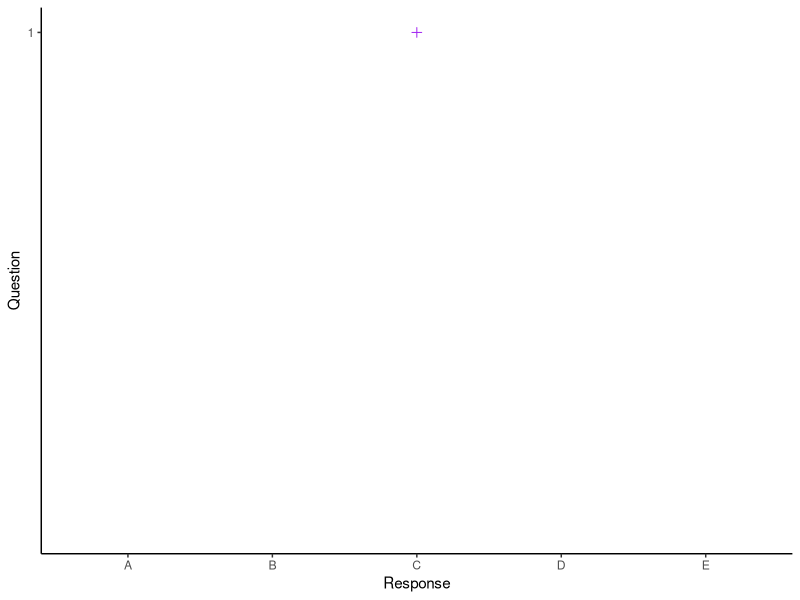
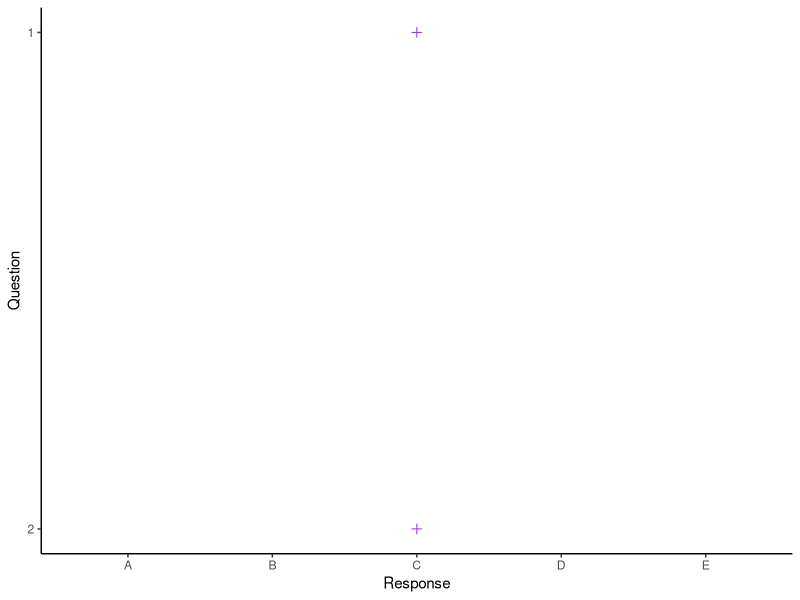
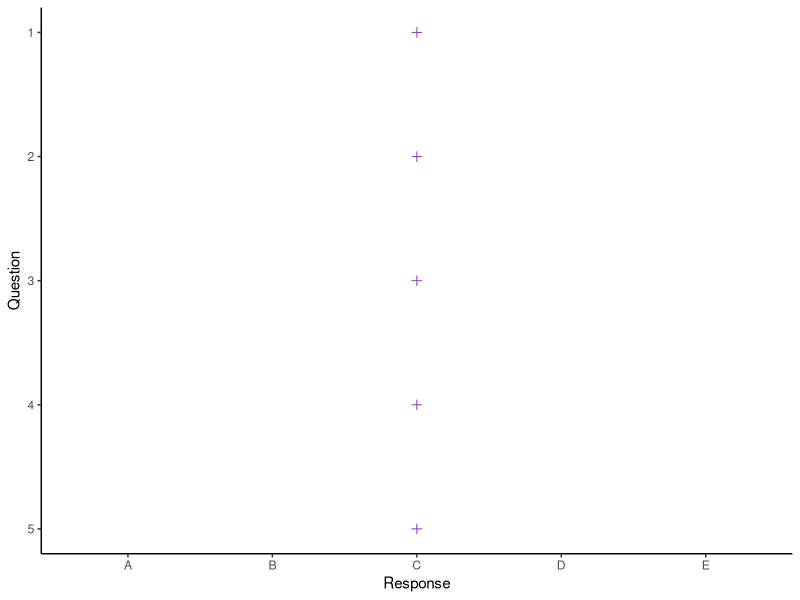
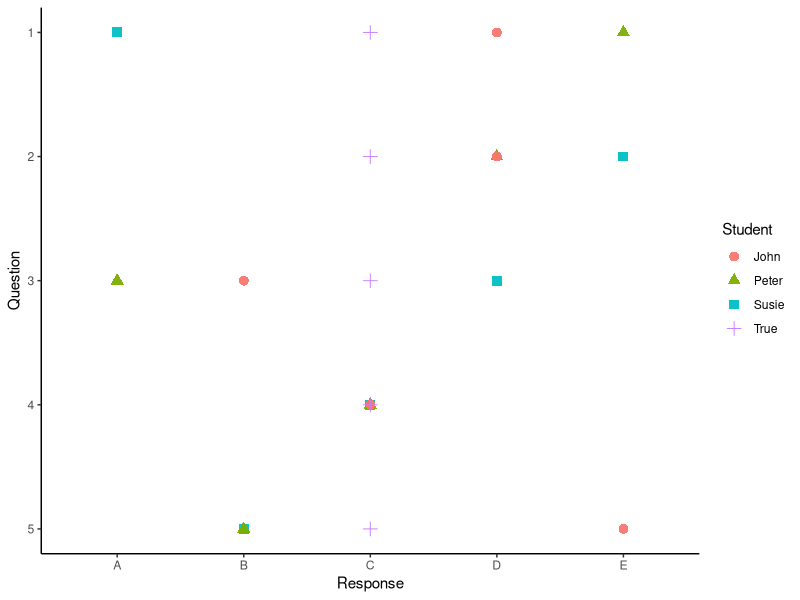
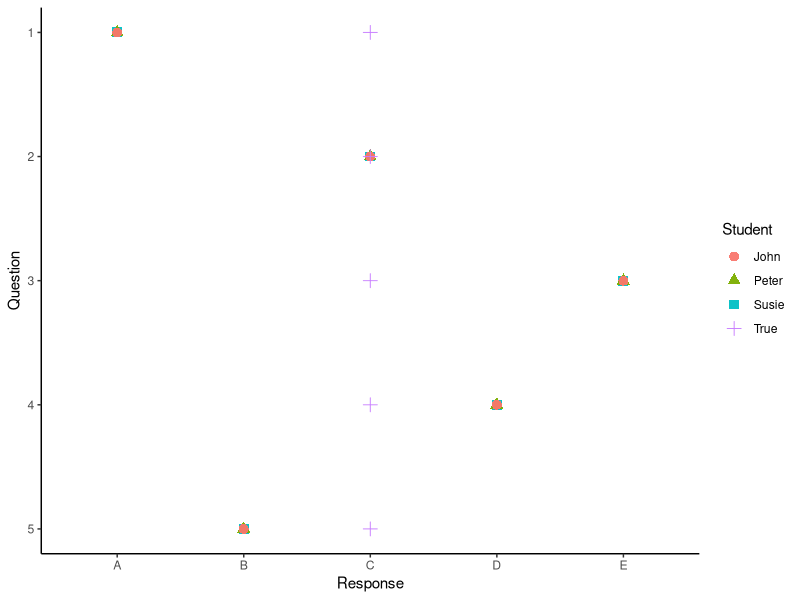

Write R code to recreate these figures, in order.
## ---- chunk 1
knitr::opts_chunk$set(echo = F, warning = F, message = F, cache = T)
library(ggplot2)
## ---- chunk 2
# correct response for question 1 is C
df2 <- data.frame(
  'Question' = c(NA, NA, 1, NA, NA),
  'Response' = c('A', 'B', 'C', 'D', 'E')
)
ggplot(df2, aes(x = Response, y = Question)) + 
  geom_point(color = 'purple', shape = 'plus', size = 2) + 
  theme_classic() + 
  scale_y_continuous(limits = c(0.8, 1), breaks = c(1))

## ---- chunk 3
# correct response for question 2 is also C
df3 <- data.frame(
  'Question' = c(NA, NA, 1, NA, NA,
                 NA, NA, 2, NA, NA),
  'Response' = c('A', 'B', 'C', 'D', 'E',
                 'A', 'B', 'C', 'D', 'E')
)
ggplot(df3, aes(x = Response, y = Question)) + 
  geom_point(color = 'purple', shape = 'plus', size = 2) + 
  theme_classic() + 
  scale_y_reverse(breaks = c(1,2))

## ---- chunk 4

# and all the way through question 5, the correct response is always C
df4 <- data.frame(
  'Question' = c(NA, NA, 1, NA, NA,
                 NA, NA, 2, NA, NA,
                 NA, NA, 3, NA, NA,
                 NA, NA, 4, NA, NA, 
                 NA, NA, 5, NA, NA),
  'Response' = c('A', 'B', 'C', 'D', 'E',
                 'A', 'B', 'C', 'D', 'E',
                 'A', 'B', 'C', 'D', 'E',
                 'A', 'B', 'C', 'D', 'E',
                 'A', 'B', 'C', 'D', 'E')
)
ggplot(df4, aes(x = Response, y = Question)) + 
  geom_point(color = 'purple', shape = 'plus', size = 2) + 
  theme_classic() + 
  scale_y_reverse(breaks = c(1,2,3,4,5))

## ---- chunk 5
df <- data.frame(
  'Question' = c(rep(1, 4),
                 rep(2, 4),
                 rep(3, 4),
                 rep(4, 4),
                 rep(5, 4)),
  'Student' = c(rep(c('Susie', 'Peter', 'John', 'True'), 5)),
  'Response' = c(1,5,4,3,
                 5,4,4,3,
                 4,1,2,3,
                 3,3,3,3,
                 2,2,5,3)
)

df$Response <- as.character(df$Response)

ggplot(df, aes(x = Response, y = Question, color = Student, shape = Student)) + 
  geom_point(size = 3, alpha = 0.95) + 
  theme_classic() +
  scale_x_discrete(breaks = c('1', '2', '3', '4', '5'),
                   labels = c('A', 'B', 'C', 'D', 'E')) + 
  scale_y_reverse()

## ---- chunk 6

dfinal <- data.frame(
  'Question' = c(rep(1, 4),
                 rep(2, 4),
                 rep(3, 4),
                 rep(4, 4),
                 rep(5, 4)),
  'Student' = c(rep(c('Susie', 'Peter', 'John', 'True'), 5)),
  'Response' = c(1,1,1,3,
                 3,3,3,3,
                 5,5,5,3,
                 4,4,4,3,
                 2,2,2,3)
)

dfinal$Response <- as.character(dfinal$Response)

ggplot(dfinal, aes(x = Response, y = Question, color = Student, shape = Student)) + 
  geom_point(size = 3, alpha = 0.95) + 
  theme_classic() +
  scale_x_discrete(breaks = c('1', '2', '3', '4', '5'),
                   labels = c('A', 'B', 'C', 'D', 'E')) + 
  scale_y_reverse()
